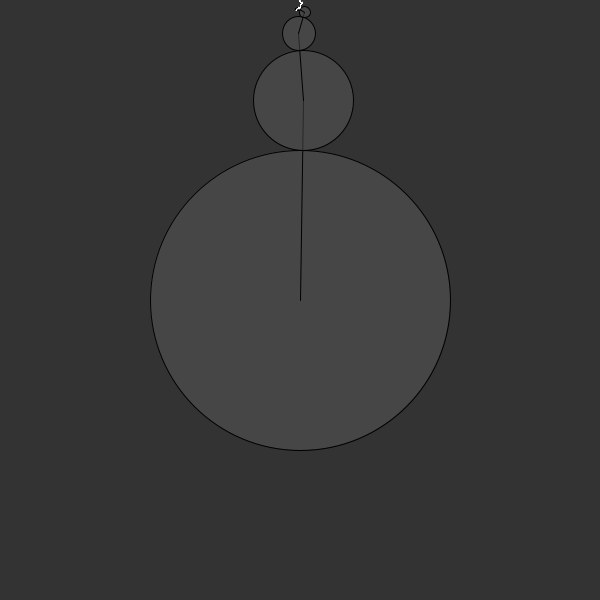
Frame 1 (no input)
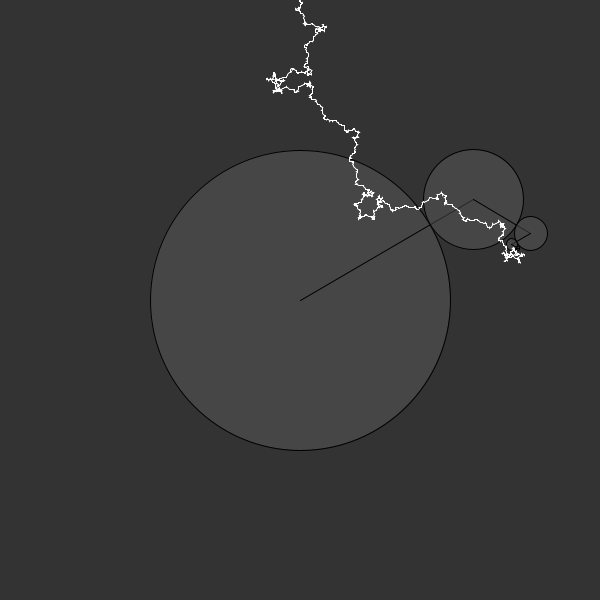
Frame 60 (the mouse pressed at the canvas centre just before this capture)
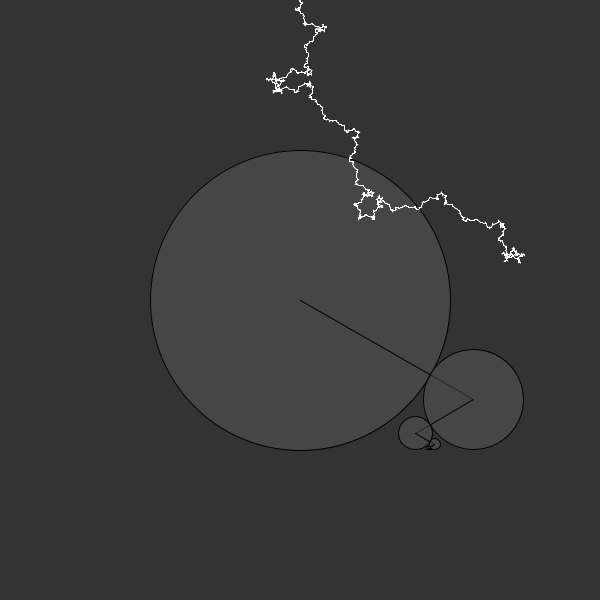
Frame 120 (the mouse held since frame 60 and released just before this capture)

The Processing sketch that drew these frames (run headless with seeded random() and noise(); from frame 60 on, the mouse is pressed at the canvas centre):

// Processing sketch: spirografoV2
// ── spirografoV2.pde
cerchio c;
cerchio end;

ArrayList <PVector> path;
int maxc = 15;
int resolution = 50;

boolean done = false;

void setup() {
  size(600, 600);
  //background(0);
  // noFill();
  maxc--;
  c = new cerchio(width / 2, height / 2, width / 4);
  path = new ArrayList ();
  cerchio next = c.addChild();

  for (int i = 0; i < maxc; i++) {    
    next = next.addChild();
  }

  end = next;
}

void mousePressed() {

  done = !done;
}


void draw() {
  background(51);


  for (int i = 0; i < resolution; i++) {
    cerchio next = c;
    while (next != null) {
      next.move();
      next = next.child;
    }
    if (!done) {
      path.add(new PVector(end.x, end.y));
    }
  }

  //print(done);
  cerchio next = c;
  while (next != null) {
    next.create();
    next = next.child;
  }



  beginShape();
  stroke(255);
  noFill();
  for (PVector pos : path) {
    vertex(pos.x, pos.y);
  }
  endShape();
}

// ── cerchio.pde
int k = -4; //n lobi / punte = abs(k) + 1

class cerchio {

  float x;
  float y;
  float radius;
  cerchio parent;
  cerchio child = null;
  float vel;
  int n;
  float angle = 0;

  cerchio(float x_, float y_, float r_, int level, cerchio p) {

    x = x_;
    y = y_;
    n = level;
    radius = r_;
    parent = p;
    vel = radians(pow(k, n-1))/resolution;
    angle = - PI / 2;
  }


  cerchio(float x_, float y_, float r_) {   
    this(x_, y_, r_, 0, null);
  }

  cerchio addChild() {

    float newrad = radius / 3.0;
    float newx = x + radius + newrad;
    float newy = y;
    child = new cerchio(newx, newy, newrad, n + 1, this);
    return child;
  }

  void move() {

    if (parent != null) {
      angle += vel;
      float sum = parent.radius + radius;
      x =  parent.x + cos(angle) * sum;
      y =  parent.y + sin(angle) * sum;
    }
  }



  void create() {
    
   stroke(0); 
   strokeWeight(1);
    if (parent != null) {
      line(parent.x, parent.y, x, y);
    }
    fill(100, 100);
    ellipse(x, y, radius * 2, radius * 2);
  }
}
